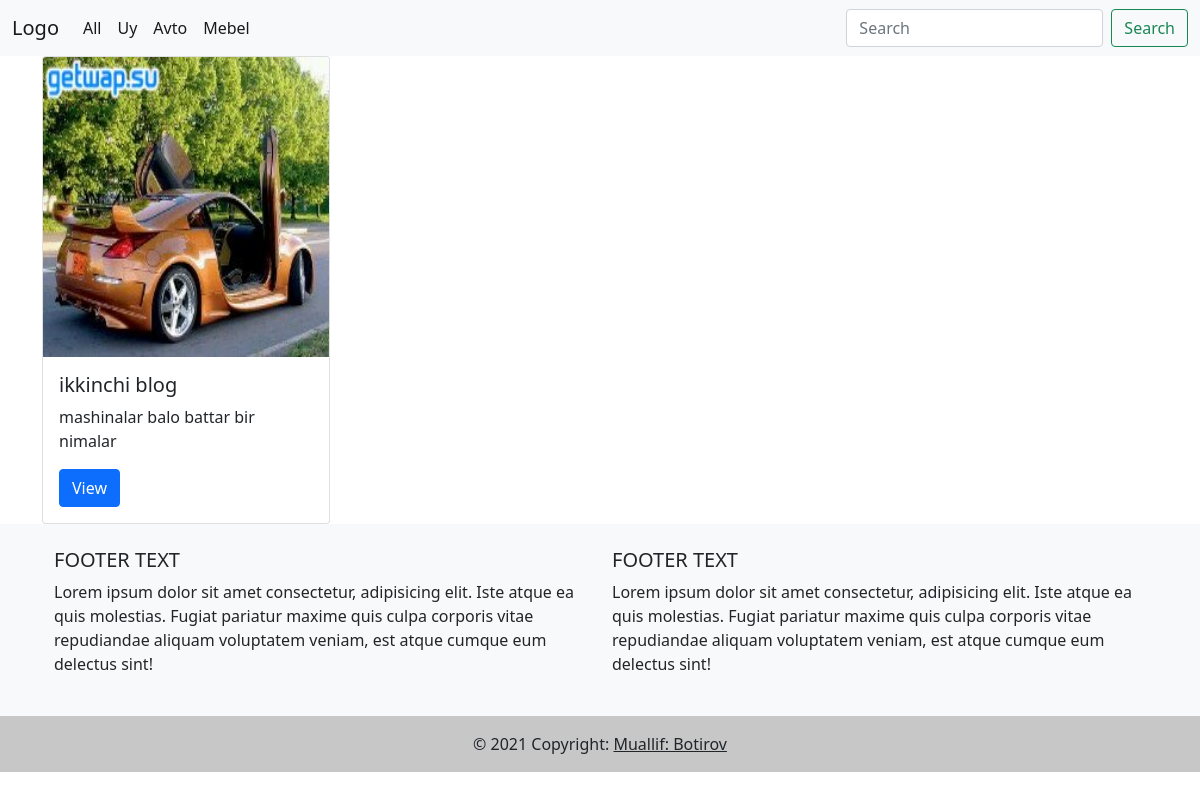
Page /category/2 on the committed database.
### main/models.py (models this page shows, shortened)
class Catigory(models.Model):
    name=models.CharField(max_length=100)
    class Meta:
        verbose_name = "Catigory"
        verbose_name_plural = "Catigorys"

class Blog(models.Model):
    title         = models.CharField(max_length=250)
    post_image    = models.ImageField(upload_to='blog_rasm')
    description   = models.TextField(max_length=250)
    categories    = models.ForeignKey(Catigory, on_delete=models.CASCADE,null=True)
    class Meta:
        verbose_name = ("Blog")
        verbose_name_plural = ("Blogs")

### main/views.py (the view)
# urls.py: path('category/<int:id>',views.category,name="category"),
def category(request,id):
    category = get_object_or_404(Catigory, pk=id)
    blogs = Blog.objects.filter( categories=category )
    categories = Catigory.objects.all()
    return render(request,"index.html", {
        "Blog":blogs,
        "categories":categories
    })

### templates/index.html (shortened to what this page needs)
{% extends 'base.html' %}
{% block content %}
	<div class="container">
		<div class="row">
			{%for i in Blog%}
			<div class="col-md-3">
				<div class="card" style="width: 18rem;">
					<img src="{{i.post_image.url}}" height="300px" width="220px" class="card-img-top" alt="...">
					<div class="card-body">
						<h5 class="card-title">{{i.title}}</h5>
						<p class="card-text">{{i.description}}</p>
						<a href="{% url 'detail' i.id %}" class="btn btn-primary">View</a>
					</div>
				</div>
			</div>
			{%endfor%}
		</div>
	</div>
{% endblock content %}

### templates/base.html (shortened to what this page needs)
<!DOCTYPE html>
<html lang="en">
	<head>
		<link
			href="https://cdn.jsdelivr.net/npm/bootstrap@5.0.1/dist/css/bootstrap.min.css"
			rel="stylesheet"
>
	</head>
	<body>
		<nav class="navbar navbar-expand-lg navbar-light bg-light">
			<div class="container-fluid">
				<a class="navbar-brand" href="{% url 'index' %}">Logo</a>
				<div class="collapse navbar-collapse" id="navbarSupportedContent">
					<ul class="navbar-nav me-auto mb-2 mb-lg-0">
						<li class="nav-item">
							<a class="nav-link active" aria-current="page" href="{% url 'index' %}">All</a>
						</li>
						{% for i in categories  %}
						<li class="nav-item">
							<a class="nav-link active" aria-current="page" href="{% url 'category' i.id %}">{{i.name}}</a>
						</li>
						{% endfor %}
					</ul>
					<form class="d-flex" method="GET" action="{% url 'search_view' %}">
						<input class="form-control me-2" name="query" type="search" placeholder="Search"
							aria-label="Search">
						<button class="btn btn-outline-success" type="submit">Search</button>
					</form>
				</div>
			</div>
		</nav>
        {%block content%}
        {%endblock%}
        <footer class="bg-light text-center text-lg-start">
            <div class="container p-4">
              <div class="row">
                <div class="col-lg-6 col-md-12 mb-4 mb-md-0">
                  <h5 class="text-uppercase">Footer text</h5>
                  <p>
                    Lorem ipsum dolor sit amet consectetur, adipisicing elit. Iste atque ea quis
                    molestias. Fugiat pariatur maxime quis culpa corporis vitae repudiandae
                    aliquam voluptatem veniam, est atque cumque eum delectus sint!
                  </p>
                </div>
                <div class="col-lg-6 col-md-12 mb-4 mb-md-0">
                  <h5 class="text-uppercase">Footer text</h5>
                  <p>
                    Lorem ipsum dolor sit amet consectetur, adipisicing elit. Iste atque ea quis
                    molestias. Fugiat pariatur maxime quis culpa corporis vitae repudiandae
                    aliquam voluptatem veniam, est atque cumque eum delectus sint!
                  </p>
                </div>
              </div>
            </div>
            <div class="text-center p-3" style="background-color: rgba(0, 0, 0, 0.2);">
              © 2021 Copyright:
              <a class="text-dark" href="https://t.me/INTILLEGENT">Muallif: Botirov</a>
            </div>
          </footer>
    </body>
</html>

### rows in the picture
Catigory: name "Uy"
Catigory: name "Avto"
Catigory: name "Mebel"
Blog: post_image (picture), title "ikkinchi blog", description "mashinalar balo battar bir nimalar"
